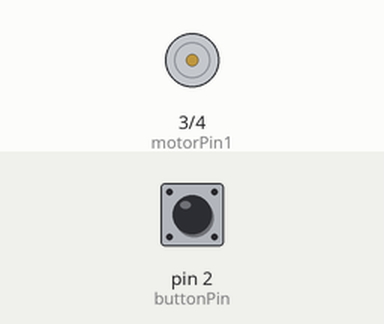
A sketch run on a simulated Arduino Uno, built with avr-gcc and run on an emulated ATmega328P. On the bench: motor-driver pin pairs drawn as motors (green arrow = first pin HIGH = forward, orange = second pin HIGH = backward, longer = more drive). Inputs (shaded band) come from the test bench; at power-on: pin 2 (buttonPin) LOW.

Above: at 1.2 s.
1.3 s: pin 2 (buttonPin) pulled HIGH for 0.15 s
At 1.6 s:
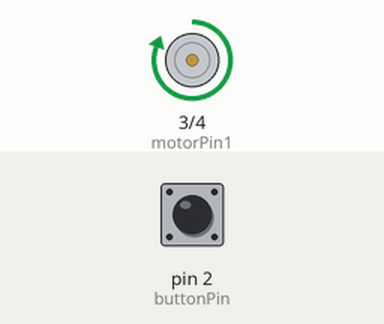
At 13.5 s:
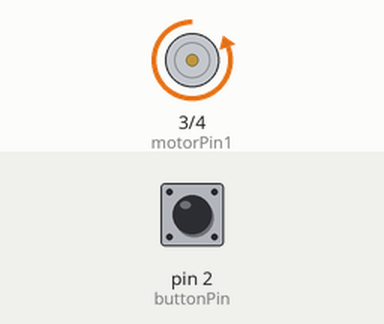
Timing chart, 0 to 13.8 s (numbered marks = the images above; inputs shaded):
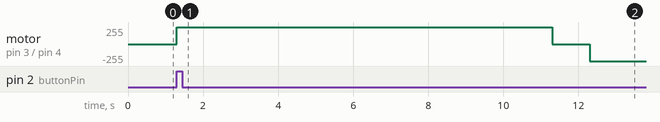

Measured:
- after the input at 1.3 s, motor on pin 3 (motorPin1) / pin 4 (motorPin2): stopped → forward 255/255 at once, → stopped 10.0 s later, → backward 255/255 1.0 s later

The sketch:

switch_motor.ino
```cpp
const int motorPin1 = 3;   // Motor driver input pin 1
const int motorPin2 = 4;   // Motor driver input pin 2
const int buttonPin = 2;   // Button pin

void setup() {
  pinMode(motorPin1, OUTPUT);
  pinMode(motorPin2, OUTPUT);
  pinMode(buttonPin, INPUT); // Use internal pull-up resistor

  // Initialize motor to be off
  digitalWrite(motorPin1, LOW);
  digitalWrite(motorPin2, LOW);
}

void loop() {
  if (digitalRead(buttonPin) == 1) { // Button pressed
    // Spin motor forward for 10 seconds
    digitalWrite(motorPin1, HIGH);
    digitalWrite(motorPin2, LOW);
    delay(10000); // 10 seconds

    // Stop motor for a brief moment
    digitalWrite(motorPin1, LOW);
    digitalWrite(motorPin2, LOW);
    delay(1000); // 1 second

    // Spin motor backward for 10 seconds
    digitalWrite(motorPin1, LOW);
    digitalWrite(motorPin2, HIGH);
    delay(10000); // 10 seconds

    // Stop motor
    digitalWrite(motorPin1, LOW);
    digitalWrite(motorPin2, LOW);
  }
}
```
